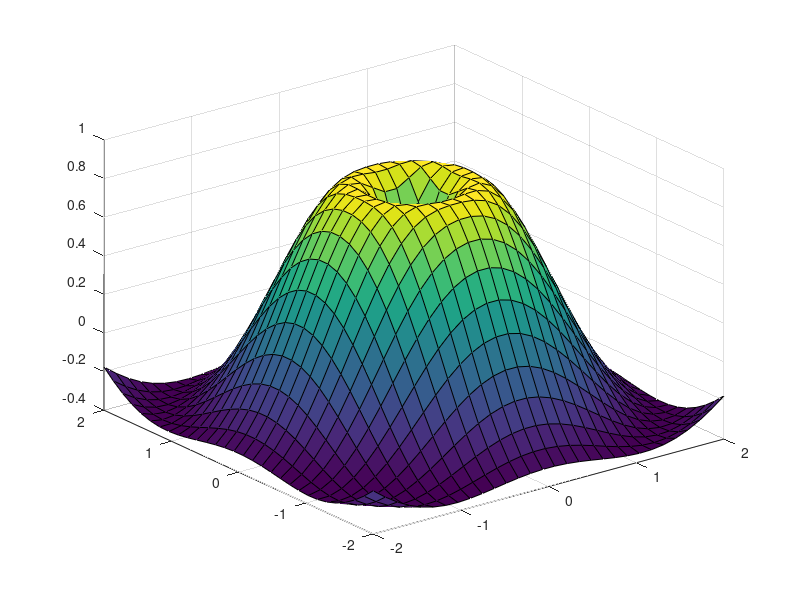

Reproduce this figure in MATLAB. (Note: this script raises an error after producing the figure.)
% surf + Lighting — phong shading and material presets
% After surf draws the surface, lighting('phong') switches to per-pixel
% specular highlights, material('shiny') tunes the specular response,
% and camlight('headlight') attaches a moving light to the camera so
% the surface always looks lit no matter how you orbit.


clear
close all

n = 30;
x = linspace(-2, 2, n);
y = linspace(-2, 2, n);
Z = zeros(n, n);
for i = 1:n
    for j = 1:n
        Z(i, j) = sin(sqrt(x(j)^2 + y(i)^2) * 2) ...
                / (sqrt(x(j)^2 + y(i)^2) + 0.5);
    end
end

figure
surf(x, y, Z)
lighting('phong')
material('shiny')
camlight('headlight')
title('Phong-Shaded Bessel-like Surface')
xlabel('X')
ylabel('Y')
zlabel('Z')
grid on
